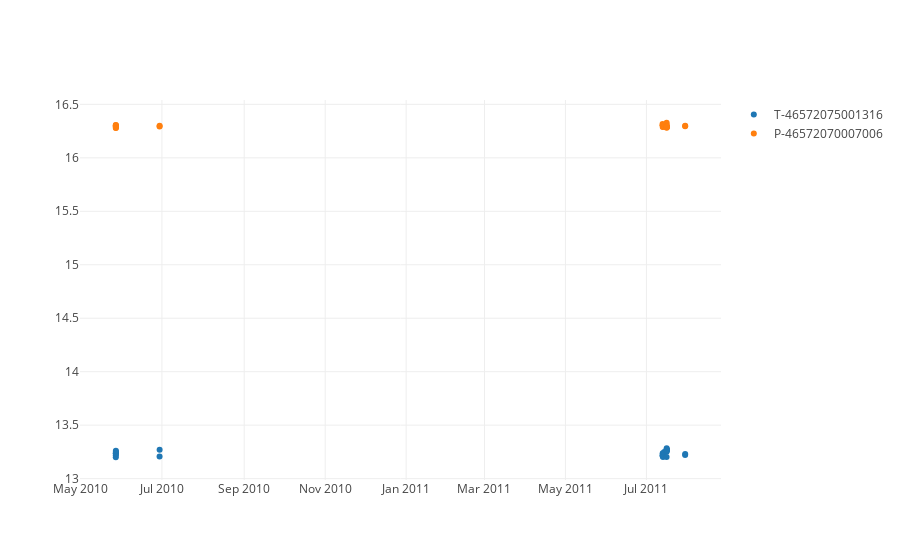

Source (notebook cell):
### Code cell
transient_light_curve_scatter = visualize.light_curve_interactive_scatter(
    transient_light_curve_df, 
    name= 'T-{}'.format(transient_light_curve_df.iloc[0]['oid'])
)

permanent_light_curve_scatter = visualize.light_curve_interactive_scatter(
    permanent_light_curve_df, 
    name='P-{}'.format(permanent_light_curve_df.iloc[0]['oid'])
)

iplot([transient_light_curve_scatter, permanent_light_curve_scatter])
